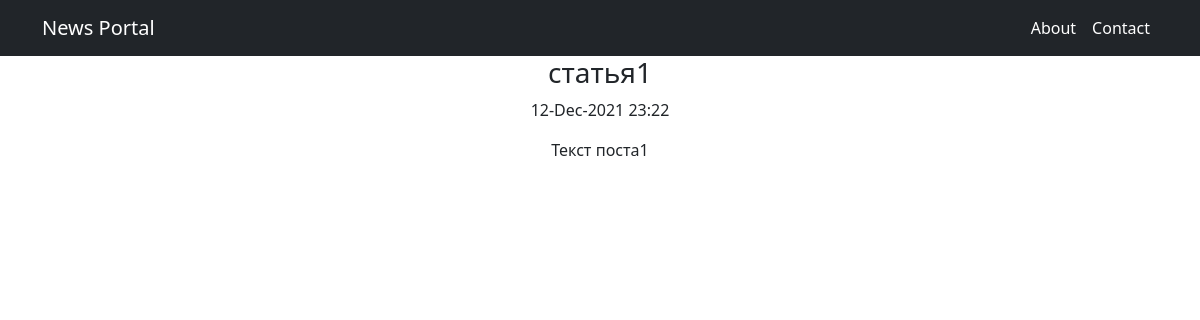
The page /news/1 on the database as committed earlier.
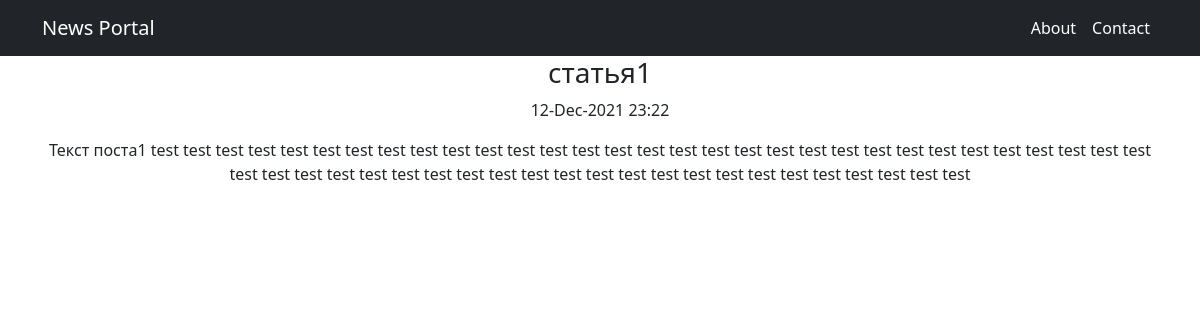
The same page on the database as committed later.
### main/models.py (models this page shows, shortened)
class Post(models.Model):
    news = 'NEWS'
    article = 'article'
    CONTENT = [(news, 'новость'), (article, 'статья')]
    author = models.ForeignKey(Author, on_delete=models.CASCADE)
    type_content = models.CharField(max_length = 7, choices = CONTENT, default = news)
    date_create_post = models.DateTimeField(auto_now_add=True)
    title = models.CharField(max_length=255)
    text = models.TextField()
    rating_content = models.IntegerField(default=0)
    category = models.ManyToManyField(Category, through='PostCategory')

### main/views.py (the view)
# urls.py: path('<int:pk>', NewsDetail.as_view())
class NewsDetail(DetailView):
    model = Post
    template_name = 'news_detail.html'
    context_object_name = 'news_detail'

### main/templatetags/sensor.py (called while the page is built)
def multiple_replace(value, list_sensor):
    for word in list_sensor:
        value = value.replace(word, '***')
    return value

@register.filter(name='Sensor')
def sensor(value):
    if filter(lambda x: x in value, list_sensor):
        return multiple_replace(value, list_sensor)

### templates/news_detail.html (shortened to what this page needs)
{% extends 'default.html' %}
{% load sensor %}
{% block content %}
<h3>{{ news_detail.title|Sensor }}</h3>
<p>{{ news_detail.date_create_post|date:'d-M-Y G:i' }}</p>
<p>{{ news_detail.text|Sensor }}</p>
{% endblock content %}

Rows that differ between the two databases and show on the page:
changed Post "статья1": text|Sensor "Текст поста1" → "Текст поста1 test test test test test test test test test test test test test test test test test test test test test test test test test test test test test test test test test test test test test test test test test test test test test test test test test test test test test test"
